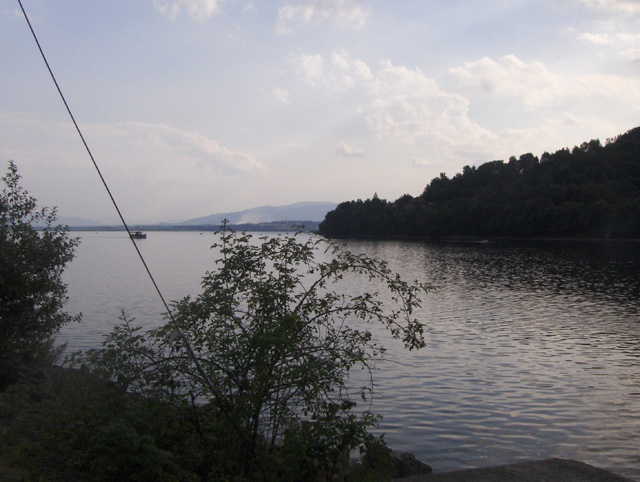
%> input picture jezioro.jpg, 640 x 482 px
$ octave zad3Jezioro.m   (GNU Octave 9; MATLAB toolbox functions it lacks are replaced by stand-ins)
%> lines starting %> are read from the running program, lines starting %| are printed output that depends on the picture
clc;
close all;
clearvars;

Jezioro_JPG = imread('jezioro.jpg');
%> Jezioro_JPG is the input picture: size 482x640x3 uint8; mean R, G, B 124.6, 123.8, 126.5
figure;
imshow(Jezioro_JPG); title('Jezioro');

R = Jezioro_JPG(:,:,1);
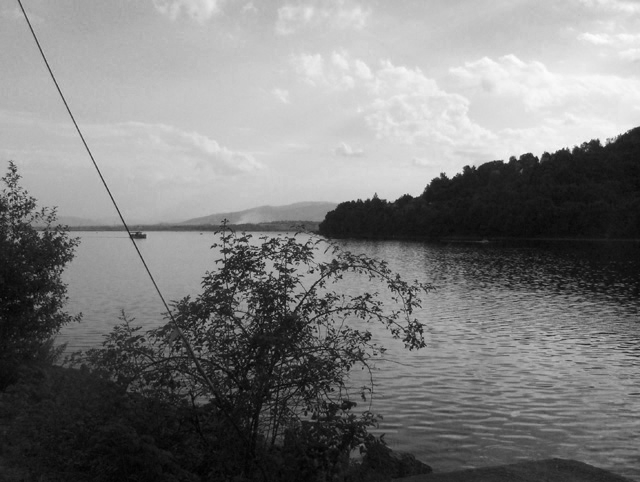
%> R: size 482x640 uint8; min 0, max 253, mean 124.6
G = Jezioro_JPG(:,:,2);
B = Jezioro_JPG(:,:,3);
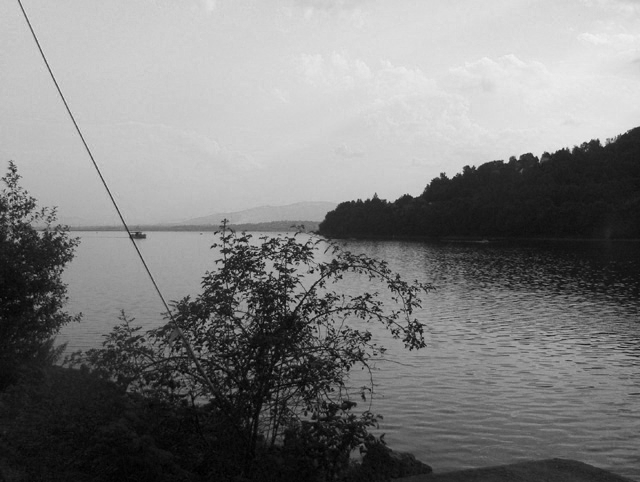
%> B: size 482x640 uint8; min 0, max 242, mean 126.5
figure;
subplot(2,3,1); imshow(R); title('Jezioro R');
subplot(2,3,2); imshow(G); title('Jezioro G');
subplot(2,3,3); imshow(B); title('Jezioro B');
subplot(2,3,4); imhist(R); title('Histogram Jezioro R');
subplot(2,3,5); imhist(G); title('Histogram Jezioro G');
subplot(2,3,6); imhist(B); title('Histogram Jezioro B');
%> after `title('Histogram Jezioro B')`:
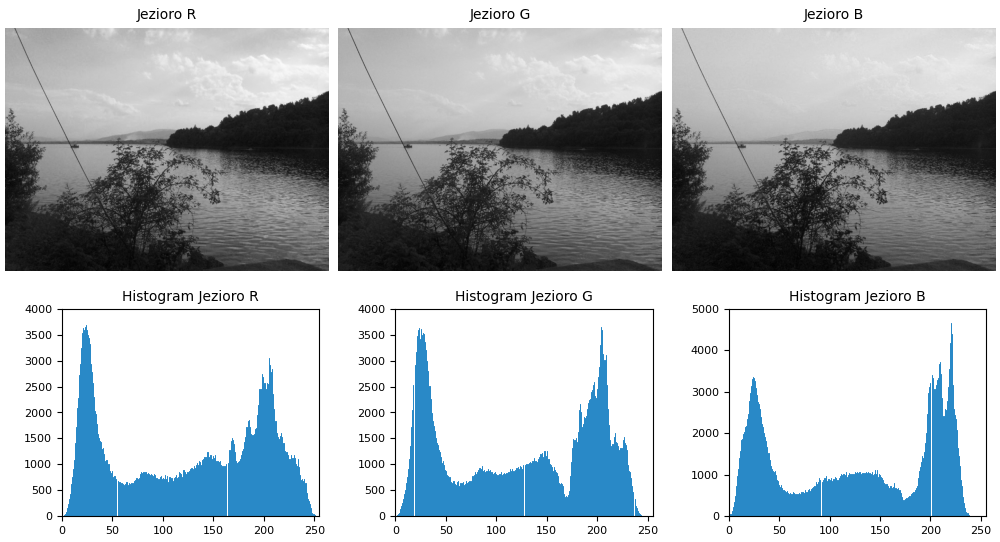
%> figure redrawn from the program's plot data, 6 panels

Jezioro_JPG_EQ = Jezioro_JPG;
Jezioro_JPG_EQ(:,:,1) = histeq(R, 256);
Jezioro_JPG_EQ(:,:,2) = histeq(G, 256);
Jezioro_JPG_EQ(:,:,3) = histeq(B, 256);
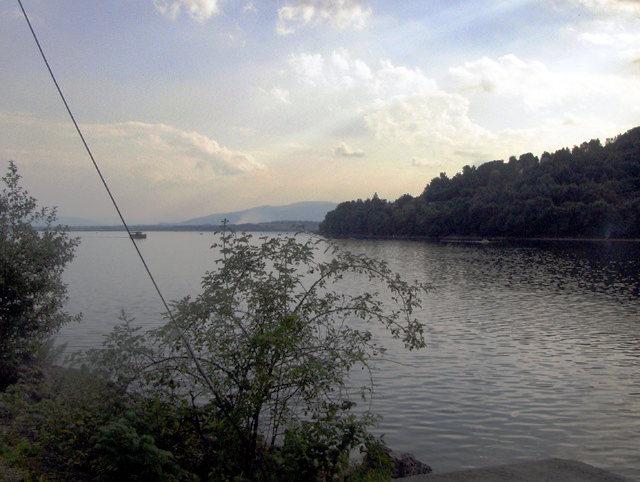
%> Jezioro_JPG_EQ: size 482x640x3 uint8; mean R, G, B 127.7, 127.8, 127.8
figure;
imshow(Jezioro_JPG_EQ);

Jezioro_HSV = rgb2hsv(Jezioro_JPG);
%> Jezioro_HSV: size 482x640x3 double; mean H, S, V 0.482, 0.102, 0.509
H = Jezioro_HSV(:,:,1);
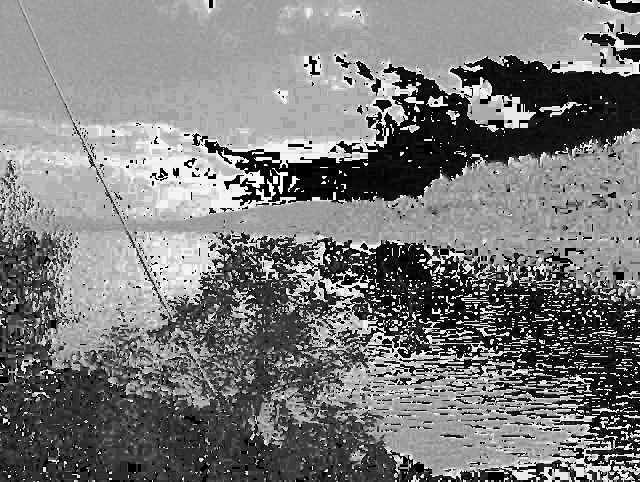
%> H: size 482x640 double; min 0, max 0.995, mean 0.482
S = Jezioro_HSV(:,:,2);
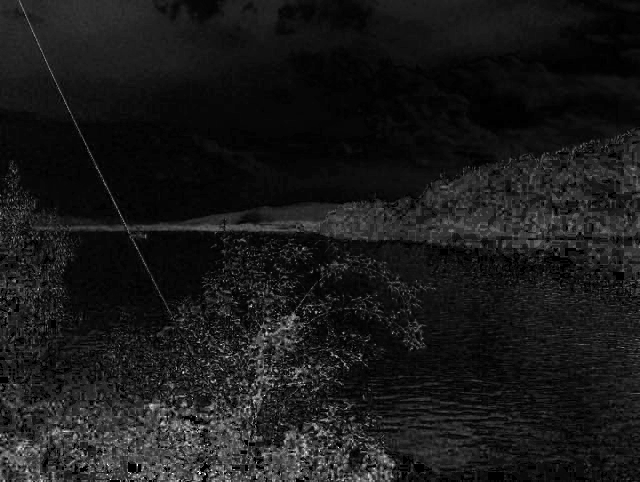
%> S: size 482x640 double; min 0, max 1, mean 0.102
V = Jezioro_HSV(:,:,3);
figure;
subplot(1,4,1); imshow(Jezioro_HSV); title('Jezioro HSV');
subplot(1,4,2); imshow(H); title('Jezioro H');
subplot(1,4,3); imshow(S); title('Jezioro S');
subplot(1,4,4); imshow(V); title('Jezioro V');

Img_Jezioro_HSV_EQ = Jezioro_HSV;
Img_Jezioro_HSV_EQ(:,:,3) = histeq(V, 256);
%> Img_Jezioro_HSV_EQ: size 482x640x3 double; mean H, S, V 0.482, 0.102, 0.501
Img_Jezioro_HSV_EQ_RGB = hsv2rgb(Img_Jezioro_HSV_EQ);
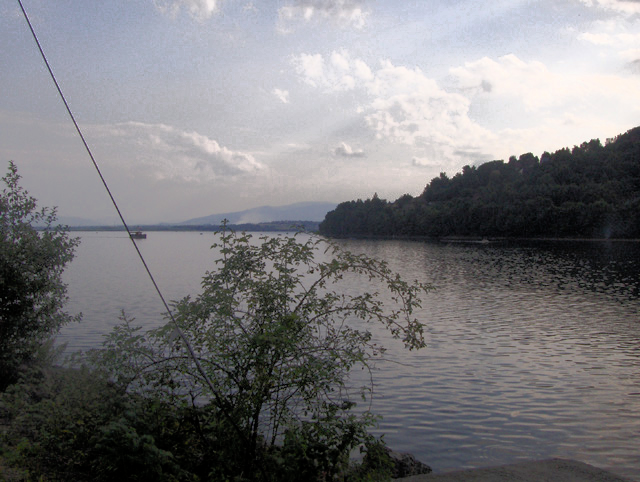
%> Img_Jezioro_HSV_EQ_RGB: size 482x640x3 double; mean R, G, B 0.481, 0.478, 0.488
figure;
subplot(2,4,1); imshow(Jezioro_JPG); title('Jezioro RGB');
subplot(2,4,2); imshow(R); title('Jezioro R');
subplot(2,4,3); imshow(G); title('Jezioro G');
subplot(2,4,4); imshow(B); title('Jezioro B');
subplot(2,4,5); imshow(Img_Jezioro_HSV_EQ_RGB); title('Jezioro HSV2RGB');
subplot(2,4,6); imshow(Img_Jezioro_HSV_EQ_RGB(:,:,1)); title('Jezioro HSV2RGB R');
subplot(2,4,7); imshow(Img_Jezioro_HSV_EQ_RGB(:,:,2)); title('Jezioro HSV2RGB G');
subplot(2,4,8); imshow(Img_Jezioro_HSV_EQ_RGB(:,:,3)); title('Jezioro HSV2RGB B');
